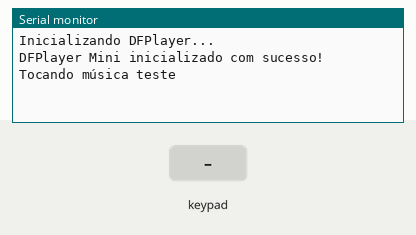
Bench run of a sketch on a simulated ESP32. On the bench: the last lines printed to the serial monitor. The inputs (shaded band) are chosen by the test bench. Random numbers use the default seed unless the sketch sets one; the audio player accepts every command and is not drawn.

Above: at 1.7 s.
1.8 s: key 'U' pressed
At 3.0 s:
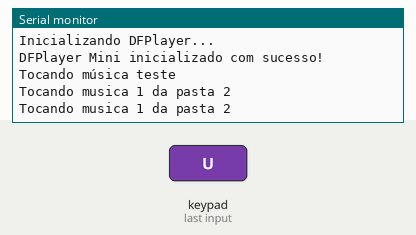
3.3 s: key 'X' pressed
At 4.5 s:
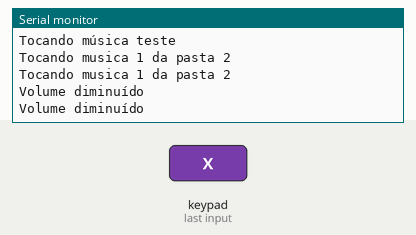
4.8 s: key 'O' pressed
At 6.0 s:
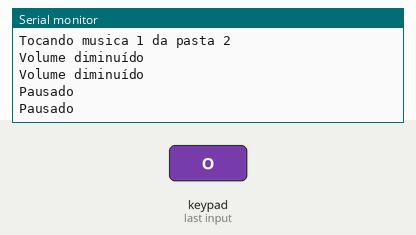
6.3 s: key 'S' pressed
At 7.1 s:
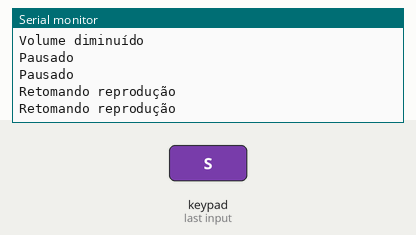
7.8 s: key 'T' pressed
At 9.4 s:
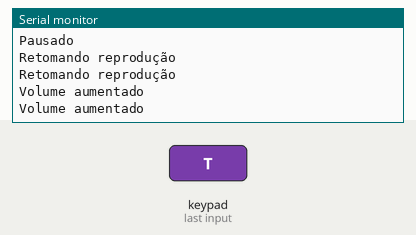

The sketch:

Codigo_Som.ino
```cpp
#include <DabbleESP32.h>          // Para comunicação Bluetooth com o Dabble
#define CUSTOM_SETTINGS           // Habilita configurações personalizadas do Dabble
#define INCLUDE_GAMEPAD_MODULE    // Habilita o módulo de Gamepad do Dabble
#include <DFRobotDFPlayerMini.h>  // Para controlar o módulo MP3
#include <HardwareSerial.h>       // Para comunicação serial com o DFPlayer

// Definição dos pinos da ESP32 para comunicação com o DFPlayer Mini
static const uint8_t PIN_MP3_TX = 26;  // Pino TX da ESP32 → RX do DFPlayer
static const uint8_t PIN_MP3_RX = 27;  // Pino RX da ESP32 → TX do DFPlayer

HardwareSerial mySerial(1);  // Usa Serial1 (UART1) da ESP32

// Cria uma instância do DFPlayer Mini
DFRobotDFPlayerMini player;

void setup() {
    // Inicializa a comunicação serial com o computador (para debug)
    Serial.begin(9600);

    // Inicializa o Dabble Bluetooth com o nome do dispositivo
    Dabble.begin("RAITec_BB8");

    // Configura a comunicação serial com o DFPlayer Mini
    mySerial.begin(9600, SERIAL_8N1, PIN_MP3_RX, PIN_MP3_TX);

    Serial.println("Inicializando DFPlayer...");

    // Iniciar o DFPlayer Mini
    if (player.begin(mySerial)) {
        Serial.println("DFPlayer Mini inicializado com sucesso!");

        // Configurações iniciais do player:
        player.volume(20);  // Define volume (0-30)
        player.outputDevice(DFPLAYER_DEVICE_SD);  // Usa o cartão SD como fonte

        // Toca a primeira música da pasta 1 ao iniciar
        player.playFolder(1, 1);
        Serial.println("Tocando música teste");
    } else {
        Serial.println("Falha ao inicializar DFPlayer Mini");
        while(true);  // Trava o programa se o player não iniciar
    }
}

void loop() {
    // Processa os comandos recebidos via Bluetooth
    Dabble.processInput();

    // Verifica se os botões do Gamepad foram pressionados:

    // Botão UP → Toca música aleatória da pasta 2 (BB8 bravo)
    if (GamePad.isUpPressed()) {
        player.playFolder(2,1);
        Serial.println("Tocando musica 1 da pasta 2");
        delay(300);  // Debounce (evita leituras múltiplas)
    }

    // Botão RIGHT → Toca música aleatória da pasta 3 (BB8 feliz)
    if (GamePad.isRightPressed()) {
        player.playFolder(3,3);
        Serial.println("Tocando musica 3 da pasta 3");
        delay(300);
    }

    // Botão DOWN → Toca música aleatória da pasta 4 (raitecos)
    if (GamePad.isDownPressed()) {
        player.playFolder(4,1);
        Serial.println("Tocando musica 1 da pasta 4");
        delay(300);
    }

    // Botão TRIÂNGULO → Aumenta volume (BUGADO)
    if (GamePad.isTrianglePressed()) {
        player.volumeUp();
        Serial.println("Volume aumentado");
        delay(300);
    }

    // Botão X (CRUZ) → Diminui volume (BUGADO)
    if (GamePad.isCrossPressed()) {
        player.volumeDown();
        Serial.println("Volume diminuído");
        delay(300);
    }

    // Botão CÍRCULO → Pausa a reprodução
    if (GamePad.isCirclePressed()) {
        player.pause();
        Serial.println("Pausado");
        delay(300);
    }

    // Botão QUADRADO → Retoma a reprodução
    if (GamePad.isSquarePressed()) {
        player.start();
        Serial.println("Retomando reprodução");
        delay(300);
    }

    delay(20);
}

// Função para tocar uma música aleatória de uma pasta específica
void playRandomFromFolder(uint8_t folder) {
    // Gera um número aleatório entre 1 e 10 (não lembro quantas músicas tem)
    uint8_t randomTrack = random(1, 11);

    // Exibe no Serial Monitor qual música está tocando
    Serial.print("Tocando música aleatória da pasta ");
    Serial.print(folder);
    Serial.print(", faixa ");
    Serial.println(randomTrack);

    // Comanda o DFPlayer tocar a faixa selecionada
    player.playFolder(folder, randomTrack);
}
```

Measured:
- after the input at 1.8 s, the serial monitor: prints a new line at once (image 1)
- after the input at 3.3 s, the serial monitor: prints a new line at once (image 2)
- after the input at 4.8 s, the serial monitor: prints a new line at once (image 3)
- after the input at 6.3 s, the serial monitor: prints a new line at once (image 4)
- after the input at 7.8 s, the serial monitor: prints a new line at once (image 5)
